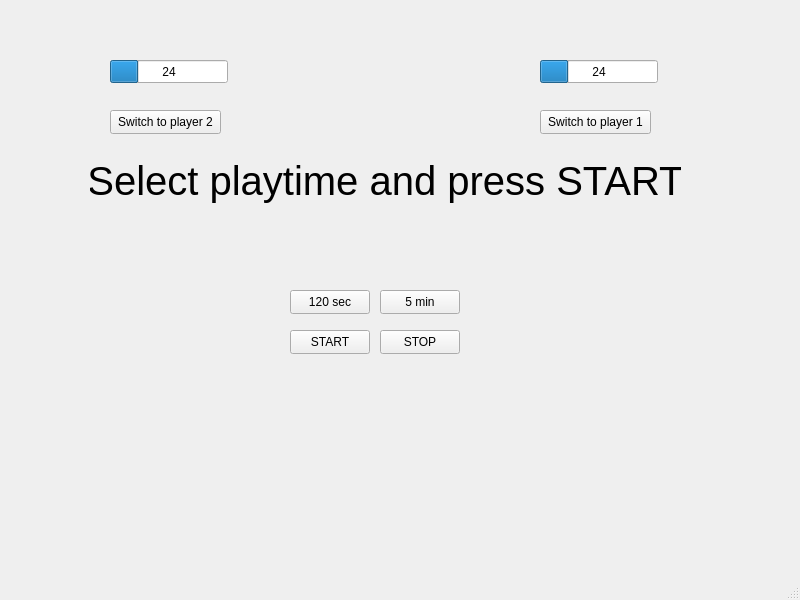
<?xml version="1.0" encoding="UTF-8"?>
<ui version="4.0">
 <class>MainWindow</class>
 <widget class="QMainWindow" name="MainWindow">
  <property name="geometry">
   <rect>
    <x>0</x>
    <y>0</y>
    <width>800</width>
    <height>600</height>
   </rect>
  </property>
  <property name="windowTitle">
   <string>MainWindow</string>
  </property>
  <widget class="QWidget" name="centralwidget">
   <widget class="QLabel" name="label">
    <property name="geometry">
     <rect>
      <x>90</x>
      <y>150</y>
      <width>591</width>
      <height>61</height>
     </rect>
    </property>
    <property name="font">
     <font>
      <pointsize>30</pointsize>
      <bold>false</bold>
     </font>
    </property>
    <property name="text">
     <string>Select playtime and press START</string>
    </property>
    <property name="alignment">
     <set>Qt::AlignmentFlag::AlignCenter</set>
    </property>
   </widget>
   <widget class="QPushButton" name="timer120">
    <property name="geometry">
     <rect>
      <x>290</x>
      <y>290</y>
      <width>80</width>
      <height>24</height>
     </rect>
    </property>
    <property name="text">
     <string>120 sec</string>
    </property>
    <property name="checkable">
     <bool>true</bool>
    </property>
    <property name="autoExclusive">
     <bool>true</bool>
    </property>
   </widget>
   <widget class="QPushButton" name="timer5">
    <property name="geometry">
     <rect>
      <x>380</x>
      <y>290</y>
      <width>80</width>
      <height>24</height>
     </rect>
    </property>
    <property name="text">
     <string>5 min</string>
    </property>
    <property name="checkable">
     <bool>true</bool>
    </property>
    <property name="autoExclusive">
     <bool>true</bool>
    </property>
   </widget>
   <widget class="QPushButton" name="start">
    <property name="geometry">
     <rect>
      <x>290</x>
      <y>330</y>
      <width>80</width>
      <height>24</height>
     </rect>
    </property>
    <property name="text">
     <string>START</string>
    </property>
    <property name="checkable">
     <bool>true</bool>
    </property>
    <property name="autoExclusive">
     <bool>true</bool>
    </property>
   </widget>
   <widget class="QPushButton" name="stop">
    <property name="geometry">
     <rect>
      <x>380</x>
      <y>330</y>
      <width>80</width>
      <height>24</height>
     </rect>
    </property>
    <property name="text">
     <string>STOP</string>
    </property>
    <property name="checkable">
     <bool>true</bool>
    </property>
    <property name="autoExclusive">
     <bool>true</bool>
    </property>
   </widget>
   <widget class="QPushButton" name="switchL">
    <property name="geometry">
     <rect>
      <x>110</x>
      <y>110</y>
      <width>111</width>
      <height>24</height>
     </rect>
    </property>
    <property name="text">
     <string>Switch to player 2</string>
    </property>
    <property name="checkable">
     <bool>true</bool>
    </property>
    <property name="autoExclusive">
     <bool>true</bool>
    </property>
   </widget>
   <widget class="QPushButton" name="switchR">
    <property name="geometry">
     <rect>
      <x>540</x>
      <y>110</y>
      <width>111</width>
      <height>24</height>
     </rect>
    </property>
    <property name="text">
     <string>Switch to player 1</string>
    </property>
    <property name="checkable">
     <bool>true</bool>
    </property>
    <property name="autoExclusive">
     <bool>true</bool>
    </property>
   </widget>
   <widget class="QProgressBar" name="player1Time">
    <property name="geometry">
     <rect>
      <x>110</x>
      <y>60</y>
      <width>118</width>
      <height>23</height>
     </rect>
    </property>
    <property name="value">
     <number>24</number>
    </property>
    <property name="format">
     <string>%v</string>
    </property>
   </widget>
   <widget class="QProgressBar" name="player2Time">
    <property name="geometry">
     <rect>
      <x>540</x>
      <y>60</y>
      <width>118</width>
      <height>23</height>
     </rect>
    </property>
    <property name="value">
     <number>24</number>
    </property>
    <property name="format">
     <string>%v</string>
    </property>
   </widget>
  </widget>
  <widget class="QMenuBar" name="menubar">
   <property name="geometry">
    <rect>
     <x>0</x>
     <y>0</y>
     <width>800</width>
     <height>21</height>
    </rect>
   </property>
  </widget>
  <widget class="QStatusBar" name="statusbar"/>
 </widget>
 <resources/>
 <connections/>
</ui>
